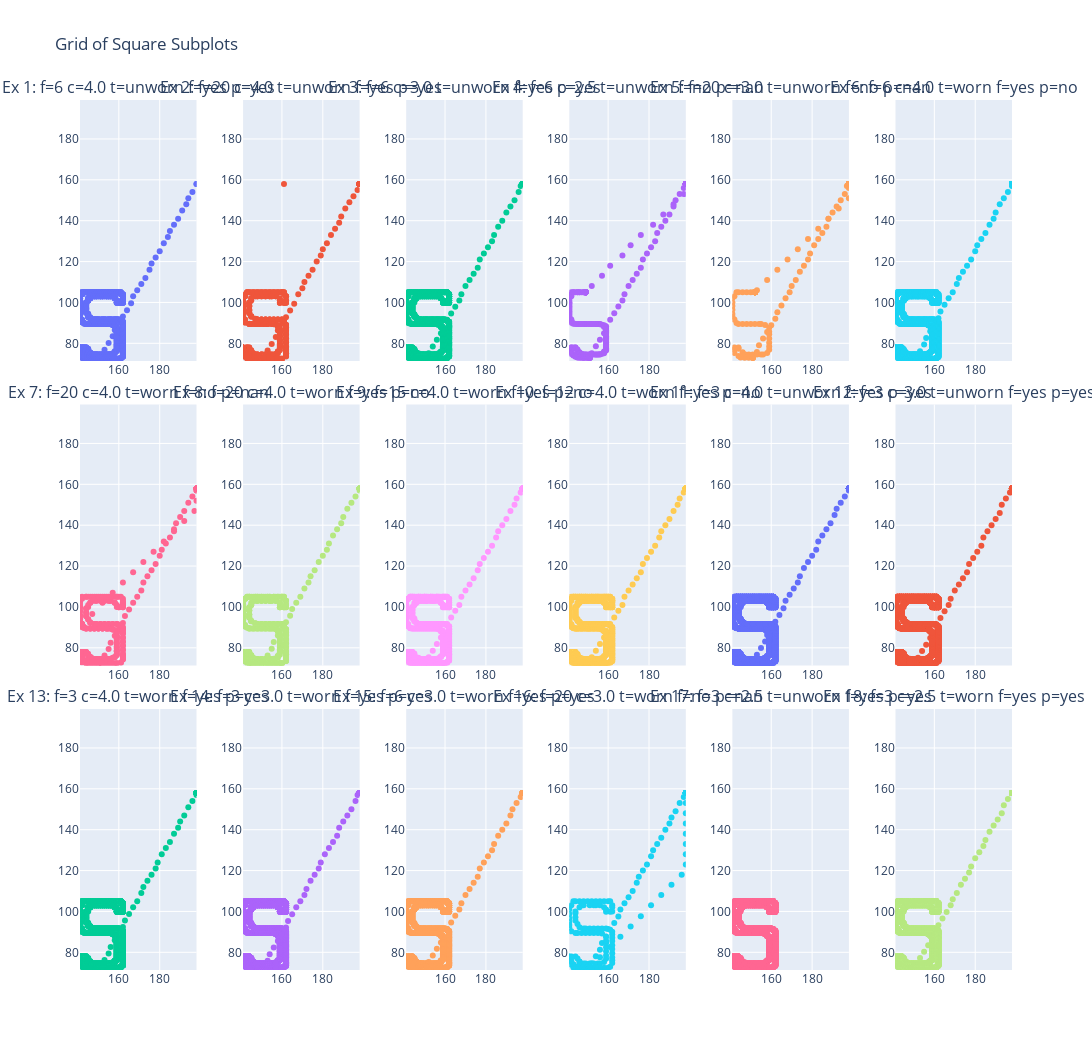

Here is the notebook cell this chart was saved with:
### Code cell
import math
import plotly.graph_objects as go
from plotly.subplots import make_subplots

def create_square_subplot_grid(traces, x_range, y_range, cols=5, subplot_titles=None):
    """
    Create a grid of subplots with fixed number of columns (default=5),
    and each subplot has square X:Y axis (1:1 scale).
    
    Parameters:
    - traces: List of Plotly traces (one per subplot)
    - cols: Number of columns in the grid (default 5)
    - subplot_titles: Optional list of subplot titles
    
    Returns:
    - Plotly figure with square subplots
    """
    num_traces = len(traces)
    rows = math.ceil(num_traces / cols)

    fig = make_subplots(
        rows=rows,
        cols=cols,
        shared_xaxes=False,
        shared_yaxes=False,
        subplot_titles=subplot_titles if subplot_titles else ["" for _ in range(num_traces)],
        horizontal_spacing=0.05,  # More horizontal space between subplots
        vertical_spacing=0.05,     # Optional: space for subtitle/axis labels
    )

    for idx, trace in enumerate(traces):
        row = idx // cols + 1
        col = idx % cols + 1
        fig.add_trace(trace, row=row, col=col)
        axis_id = "" if idx == 0 else str(idx + 1)

        # Apply fixed range and square aspect
        fig.update_layout({
            f"xaxis{axis_id}": dict(range=x_range),
            f"yaxis{axis_id}": dict(range=y_range, scaleanchor=f"x{axis_id}", scaleratio=1),
        })

    fig.update_layout(
        height=350 * rows,
        width=350 * cols,
        showlegend=False,
        title_text="Grid of Square Subplots"
    )

    return fig
    

import plotly.express

def plot_positions(data):

    x_column = 'X1_ActualPosition'
    y_column = 'Y1_ActualPosition'
    
    x_range = data[x_column].min(), data[x_column].max(), 
    y_range = data[y_column].min(), data[x_column].max(), 
    
    traces = []
    titles = []
    for experiment, d in data.groupby('experiment'):    
        trace = go.Scatter(x=d[x_column], y=d[y_column], mode='markers')
    
        ex = experiments.loc[experiment]
        #print(ex)    
        traces.append(trace)
        describe = f"Ex {experiment}: f={ex['feedrate']} c={ex['clamp_pressure']} t={ex['tool_condition']} f={ex['machining_finalized']} p={ex['passed_visual_inspection']}"
        titles.append(describe)

    fig = create_square_subplot_grid(traces, x_range, y_range, cols=6, subplot_titles=titles)
    return fig

fig = plot_positions(data)
fig.show()

### Figure 1 — Plotly figure (JSON) as saved in the notebook; plotly's stock layout.template omitted (floating-point values rounded to 4 significant figures; data arrays with more than 128 entries replaced by an {"elided": "..."} marker saying what was removed)
{"data": [{"mode": "markers", "type": "scatter", "x": {"elided": "1055 float values"}, "xaxis": "x", "y": {"elided": "1055 float values"}, "yaxis": "y"}, {"mode": "markers", "type": "scatter", "x": {"elided": "1668 float values"}, "xaxis": "x2", "y": {"elided": "1668 float values"}, "yaxis": "y2"}, {"mode": "markers", "type": "scatter", "x": {"elided": "1521 float values"}, "xaxis": "x3", "y": {"elided": "1521 float values"}, "yaxis": "y3"}, {"mode": "markers", "type": "scatter", "x": {"elided": "532 float values"}, "xaxis": "x4", "y": {"elided": "532 float values"}, "yaxis": "y4"}, {"mode": "markers", "type": "scatter", "x": {"elided": "462 float values"}, "xaxis": "x5", "y": {"elided": "462 float values"}, "yaxis": "y5"}, {"mode": "markers", "type": "scatter", "x": {"elided": "1296 float values"}, "xaxis": "x6", "y": {"elided": "1296 float values"}, "yaxis": "y6"}, {"mode": "markers", "type": "scatter", "x": {"elided": "565 float values"}, "xaxis": "x7", "y": {"elided": "565 float values"}, "yaxis": "y7"}, {"mode": "markers", "type": "scatter", "x": {"elided": "605 float values"}, "xaxis": "x8", "y": {"elided": "605 float values"}, "yaxis": "y8"}, {"mode": "markers", "type": "scatter", "x": {"elided": "740 float values"}, "xaxis": "x9", "y": {"elided": "740 float values"}, "yaxis": "y9"}, {"mode": "markers", "type": "scatter", "x": {"elided": "1301 float values"}, "xaxis": "x10", "y": {"elided": "1301 float values"}, "yaxis": "y10"}, {"mode": "markers", "type": "scatter", "x": {"elided": "2314 float values"}, "xaxis": "x11", "y": {"elided": "2314 float values"}, "yaxis": "y11"}, {"mode": "markers", "type": "scatter", "x": {"elided": "2276 float values"}, "xaxis": "x12", "y": {"elided": "2276 float values"}, "yaxis": "y12"}, {"mode": "markers", "type": "scatter", "x": {"elided": "2233 float values"}, "xaxis": "x13", "y": {"elided": "2233 float values"}, "yaxis": "y13"}, {"mode": "markers", "type": "scatter", "x": {"elided": "2332 float values"}, "xaxis": "x14", "y": {"elided": "2332 float values"}, "yaxis": "y14"}, {"mode": "markers", "type": "scatter", "x": {"elided": "1381 float values"}, "xaxis": "x15", "y": {"elided": "1381 float values"}, "yaxis": "y15"}, {"mode": "markers", "type": "scatter", "x": {"elided": "602 float values"}, "xaxis": "x16", "y": {"elided": "602 float values"}, "yaxis": "y16"}, {"mode": "markers", "type": "scatter", "x": {"elided": "2150 float values"}, "xaxis": "x17", "y": {"elided": "2150 float values"}, "yaxis": "y17"}, {"mode": "markers", "type": "scatter", "x": {"elided": "2253 float values"}, "xaxis": "x18", "y": {"elided": "2253 float values"}, "yaxis": "y18"}], "layout": {"annotations": [{"font": {"size": 16}, "showarrow": false, "text": "Ex 1: f=6 c=4.0 t=unworn f=yes p=yes", "x": 0.0625, "xanchor": "center", "xref": "paper", "y": 1, "yanchor": "bottom", "yref": "paper"}, {"font": {"size": 16}, "showarrow": false, "text": "Ex 2: f=20 c=4.0 t=unworn f=yes p=yes", "x": 0.2375, "xanchor": "center", "xref": "paper", "y": 1, "yanchor": "bottom", "yref": "paper"}, {"font": {"size": 16}, "showarrow": false, "text": "Ex 3: f=6 c=3.0 t=unworn f=yes p=yes", "x": 0.4125, "xanchor": "center", "xref": "paper", "y": 1, "yanchor": "bottom", "yref": "paper"}, {"font": {"size": 16}, "showarrow": false, "text": "Ex 4: f=6 c=2.5 t=unworn f=no p=nan", "x": 0.5875, "xanchor": "center", "xref": "paper", "y": 1, "yanchor": "bottom", "yref": "paper"}, {"font": {"size": 16}, "showarrow": false, "text": "Ex 5: f=20 c=3.0 t=unworn f=no p=nan", "x": 0.7625, "xanchor": "center", "xref": "paper", "y": 1, "yanchor": "bottom", "yref": "paper"}, {"font": {"size": 16}, "showarrow": false, "text": "Ex 6: f=6 c=4.0 t=worn f=yes p=no", "x": 0.9375, "xanchor": "center", "xref": "paper", "y": 1, "yanchor": "bottom", "yref": "paper"}, {"font": {"size": 16}, "showarrow": false, "text": "Ex 7: f=20 c=4.0 t=worn f=no p=nan", "x": 0.0625, "xanchor": "center", "xref": "paper", "y": 0.65, "yanchor": "bottom", "yref": "paper"}, {"font": {"size": 16}, "showarrow": false, "text": "Ex 8: f=20 c=4.0 t=worn f=yes p=no", "x": 0.2375, "xanchor": "center", "xref": "paper", "y": 0.65, "yanchor": "bottom", "yref": "paper"}, {"font": {"size": 16}, "showarrow": false, "text": "Ex 9: f=15 c=4.0 t=worn f=yes p=no", "x": 0.4125, "xanchor": "center", "xref": "paper", "y": 0.65, "yanchor": "bottom", "yref": "paper"}, {"font": {"size": 16}, "showarrow": false, "text": "Ex 10: f=12 c=4.0 t=worn f=yes p=no", "x": 0.5875, "xanchor": "center", "xref": "paper", "y": 0.65, "yanchor": "bottom", "yref": "paper"}, {"font": {"size": 16}, "showarrow": false, "text": "Ex 11: f=3 c=4.0 t=unworn f=yes p=yes", "x": 0.7625, "xanchor": "center", "xref": "paper", "y": 0.65, "yanchor": "bottom", "yref": "paper"}, {"font": {"size": 16}, "showarrow": false, "text": "Ex 12: f=3 c=3.0 t=unworn f=yes p=yes", "x": 0.9375, "xanchor": "center", "xref": "paper", "y": 0.65, "yanchor": "bottom", "yref": "paper"}, {"font": {"size": 16}, "showarrow": false, "text": "Ex 13: f=3 c=4.0 t=worn f=yes p=yes", "x": 0.0625, "xanchor": "center", "xref": "paper", "y": 0.3, "yanchor": "bottom", "yref": "paper"}, {"font": {"size": 16}, "showarrow": false, "text": "Ex 14: f=3 c=3.0 t=worn f=yes p=yes", "x": 0.2375, "xanchor": "center", "xref": "paper", "y": 0.3, "yanchor": "bottom", "yref": "paper"}, {"font": {"size": 16}, "showarrow": false, "text": "Ex 15: f=6 c=3.0 t=worn f=yes p=yes", "x": 0.4125, "xanchor": "center", "xref": "paper", "y": 0.3, "yanchor": "bottom", "yref": "paper"}, {"font": {"size": 16}, "showarrow": false, "text": "Ex 16: f=20 c=3.0 t=worn f=no p=nan", "x": 0.5875, "xanchor": "center", "xref": "paper", "y": 0.3, "yanchor": "bottom", "yref": "paper"}, {"font": {"size": 16}, "showarrow": false, "text": "Ex 17: f=3 c=2.5 t=unworn f=yes p=yes", "x": 0.7625, "xanchor": "center", "xref": "paper", "y": 0.3, "yanchor": "bottom", "yref": "paper"}, {"font": {"size": 16}, "showarrow": false, "text": "Ex 18: f=3 c=2.5 t=worn f=yes p=yes", "x": 0.9375, "xanchor": "center", "xref": "paper", "y": 0.3, "yanchor": "bottom", "yref": "paper"}], "height": 1050, "showlegend": false, "title": {"text": "Grid of Square Subplots"}, "width": 2100, "xaxis": {"anchor": "y", "domain": [0, 0.125], "range": [141, 198]}, "xaxis10": {"anchor": "y10", "domain": [0.525, 0.65], "range": [141, 198]}, "xaxis11": {"anchor": "y11", "domain": [0.7, 0.825], "range": [141, 198]}, "xaxis12": {"anchor": "y12", "domain": [0.875, 1], "range": [141, 198]}, "xaxis13": {"anchor": "y13", "domain": [0, 0.125], "range": [141, 198]}, "xaxis14": {"anchor": "y14", "domain": [0.175, 0.3], "range": [141, 198]}, "xaxis15": {"anchor": "y15", "domain": [0.35, 0.475], "range": [141, 198]}, "xaxis16": {"anchor": "y16", "domain": [0.525, 0.65], "range": [141, 198]}, "xaxis17": {"anchor": "y17", "domain": [0.7, 0.825], "range": [141, 198]}, "xaxis18": {"anchor": "y18", "domain": [0.875, 1], "range": [141, 198]}, "xaxis2": {"anchor": "y2", "domain": [0.175, 0.3], "range": [141, 198]}, "xaxis3": {"anchor": "y3", "domain": [0.35, 0.475], "range": [141, 198]}, "xaxis4": {"anchor": "y4", "domain": [0.525, 0.65], "range": [141, 198]}, "xaxis5": {"anchor": "y5", "domain": [0.7, 0.825], "range": [141, 198]}, "xaxis6": {"anchor": "y6", "domain": [0.875, 1], "range": [141, 198]}, "xaxis7": {"anchor": "y7", "domain": [0, 0.125], "range": [141, 198]}, "xaxis8": {"anchor": "y8", "domain": [0.175, 0.3], "range": [141, 198]}, "xaxis9": {"anchor": "y9", "domain": [0.35, 0.475], "range": [141, 198]}, "yaxis": {"anchor": "x", "domain": [0.7, 1], "range": [72.4, 198], "scaleanchor": "x", "scaleratio": 1}, "yaxis10": {"anchor": "x10", "domain": [0.35, 0.65], "range": [72.4, 198], "scaleanchor": "x10", "scaleratio": 1}, "yaxis11": {"anchor": "x11", "domain": [0.35, 0.65], "range": [72.4, 198], "scaleanchor": "x11", "scaleratio": 1}, "yaxis12": {"anchor": "x12", "domain": [0.35, 0.65], "range": [72.4, 198], "scaleanchor": "x12", "scaleratio": 1}, "yaxis13": {"anchor": "x13", "domain": [0, 0.3], "range": [72.4, 198], "scaleanchor": "x13", "scaleratio": 1}, "yaxis14": {"anchor": "x14", "domain": [0, 0.3], "range": [72.4, 198], "scaleanchor": "x14", "scaleratio": 1}, "yaxis15": {"anchor": "x15", "domain": [0, 0.3], "range": [72.4, 198], "scaleanchor": "x15", "scaleratio": 1}, "yaxis16": {"anchor": "x16", "domain": [0, 0.3], "range": [72.4, 198], "scaleanchor": "x16", "scaleratio": 1}, "yaxis17": {"anchor": "x17", "domain": [0, 0.3], "range": [72.4, 198], "scaleanchor": "x17", "scaleratio": 1}, "yaxis18": {"anchor": "x18", "domain": [0, 0.3], "range": [72.4, 198], "scaleanchor": "x18", "scaleratio": 1}, "yaxis2": {"anchor": "x2", "domain": [0.7, 1], "range": [72.4, 198], "scaleanchor": "x2", "scaleratio": 1}, "yaxis3": {"anchor": "x3", "domain": [0.7, 1], "range": [72.4, 198], "scaleanchor": "x3", "scaleratio": 1}, "yaxis4": {"anchor": "x4", "domain": [0.7, 1], "range": [72.4, 198], "scaleanchor": "x4", "scaleratio": 1}, "yaxis5": {"anchor": "x5", "domain": [0.7, 1], "range": [72.4, 198], "scaleanchor": "x5", "scaleratio": 1}, "yaxis6": {"anchor": "x6", "domain": [0.7, 1], "range": [72.4, 198], "scaleanchor": "x6", "scaleratio": 1}, "yaxis7": {"anchor": "x7", "domain": [0.35, 0.65], "range": [72.4, 198], "scaleanchor": "x7", "scaleratio": 1}, "yaxis8": {"anchor": "x8", "domain": [0.35, 0.65], "range": [72.4, 198], "scaleanchor": "x8", "scaleratio": 1}, "yaxis9": {"anchor": "x9", "domain": [0.35, 0.65], "range": [72.4, 198], "scaleanchor": "x9", "scaleratio": 1}}}
